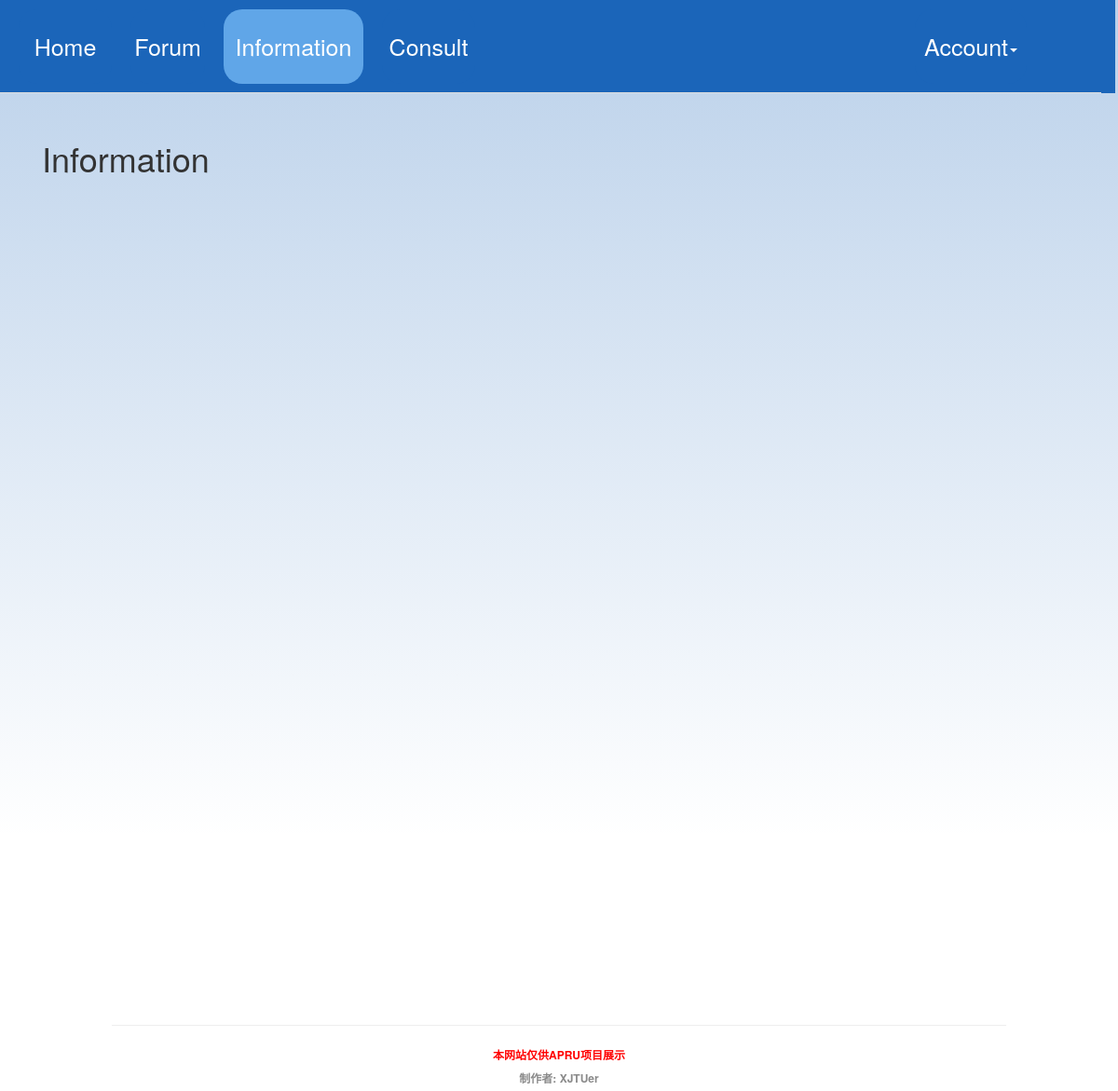
The page /info on the database as committed earlier.
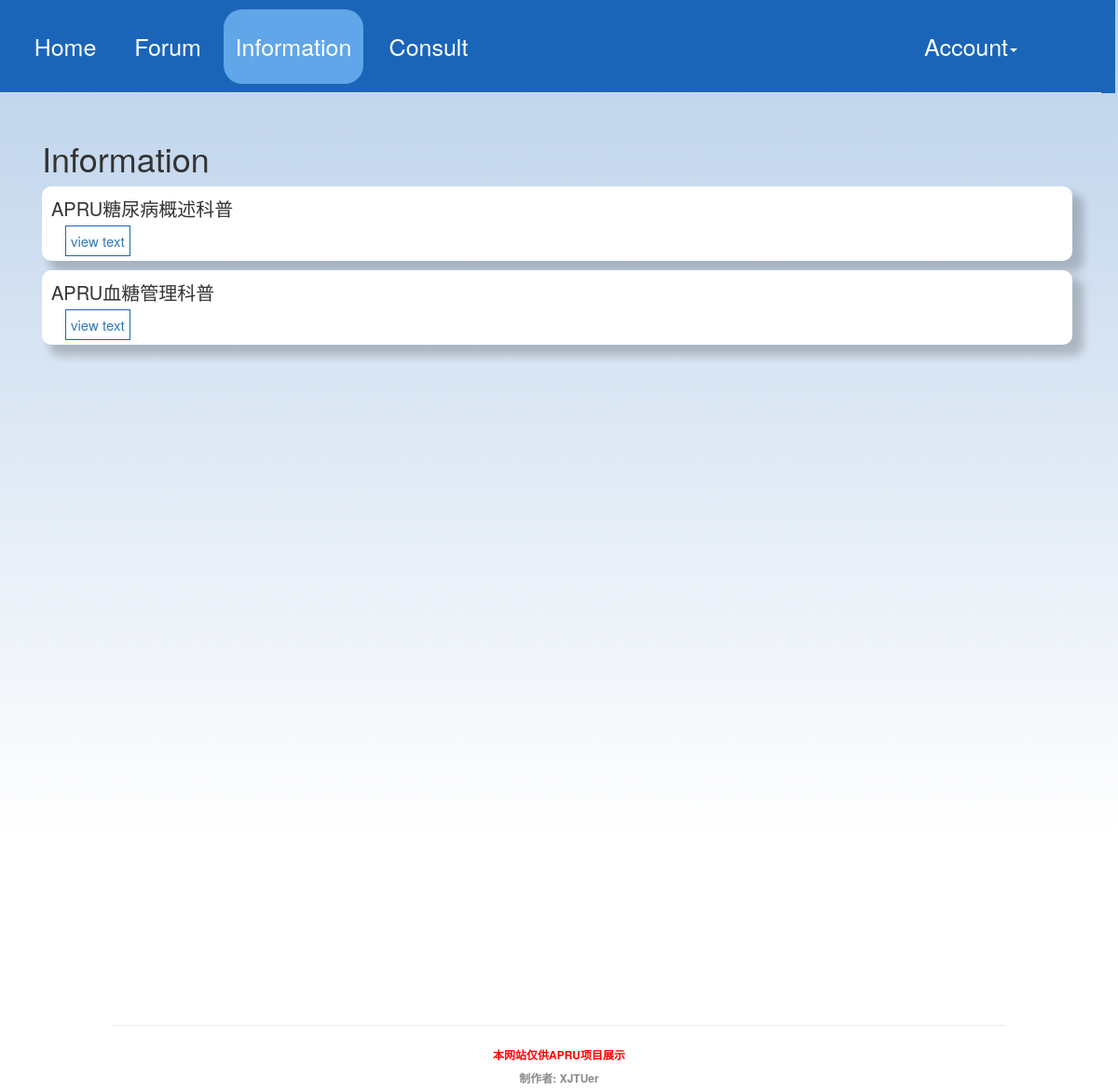
The same page on the database as committed later.
### appdir/models.py (models this page shows)
class Article(db.Model):
    id = db.Column(db.Integer, primary_key=True)
    path = db.Column(db.String(100), index=True)
    title = db.Column(db.String(100), index=True)

### appdir/routes.py (the view)
@app.route('/info', methods=['GET', 'POST'])
def info():  # put application's code here
    return render_template('info.html', articles=get_all_articles())

### appdir/utils/util.py (called while the page is built)
def get_all_articles():
    datas = Article.query.all()
    resultList = []
    for data in datas:
        resultList.append({
            'id': data.id,
            'title': data.title,
            'path': data.path
        })
    return resultList

### appdir/templates/info.html (shortened to what this page needs)
{% extends 'base.html' %}
{% block content %}
    <link href="../static/css/forum.css" media="all" rel="stylesheet" type="text/css">
    <div class="container">
        <h1 style="margin-top:150px;margin-left:30px;">Information</h1>
        <div class="forum-container">
            <div class="left_row">
                <div class="forum-info">
                    {% for article in articles %}
                        <div class="forum-msg">
                            <div class="content">
                                <div class="title">{{ article.title }}</div>
                                <div class="otherItem">
                                    <a class="check-answer" href="/article{{ article.id }}">view text</a>
                                </div>
                            </div>
                        </div>
                    {% endfor %}
                </div>
            </div>
        </div>
    </div>
{% endblock %}

Rows that differ between the two databases and show on the page:
added Article: title "APRU糖尿病概述科普"
added Article: title "APRU血糖管理科普"
